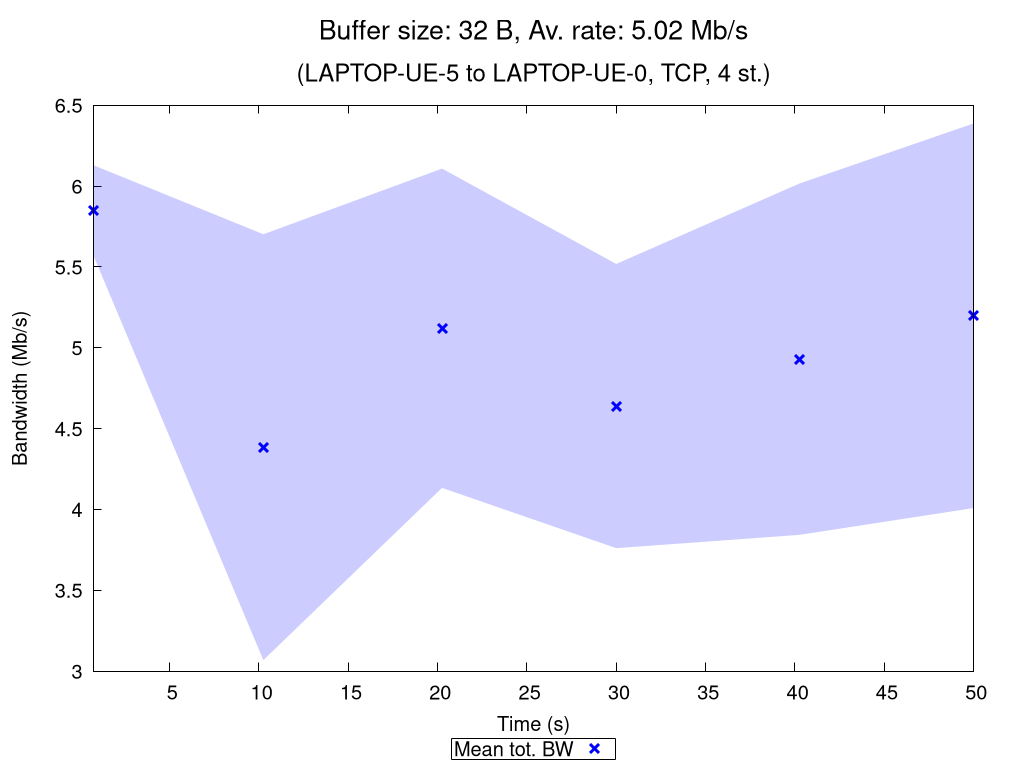

Here is the gnuplot script that generated this plot:
set terminal pngcairo nocrop enhanced size 1024,768 font "Verdana,15"
set output "TCP_4_st_2020_10_18_08-18-25_two2one_00032B.png"

set title "{/=20 Buffer size: 32 B, Av. rate: 5.02 Mb/s}\n\n{/=18 (LAPTOP-UE-5 to LAPTOP-UE-0, TCP, 4 st.)}"

set xlabel "Time (s)"
set ylabel "Bandwidth (Mb/s)"
set ytics nomirror
set key bmargin center horizontal box samplen 1 width -1
set bmargin 4.6
set rmargin 4.5

rf = 1000000.0  # rate factor
set style fill transparent solid 0.2 noborder
set autoscale xfix
plot "TCP_4_st_2020_10_18_08-18-25_two2one_00032B_iperf_processed.dat" using 1:($2/rf-$3/rf):($2/rf+$3/rf) with filledcurves lc rgb "blue" notitle, \
     "" using 1:($2/rf) with points pt 2 ps 1.5 lw 3 lc rgb "blue" title "Mean tot. BW", \
